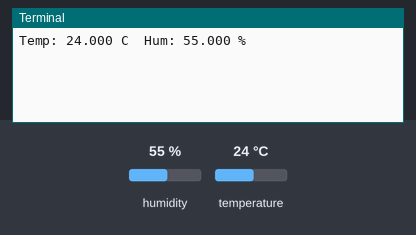
This program was run on a simulated Raspberry Pi (BCM pin numbers). Shown: the last lines printed to the terminal. The test bench sets the inputs (shaded band); at power-on: humidity 55 %, temperature 24 °C. Files the program writes start out absent; the clock reads 2024-03-15 10:24:30 at power-on unless the program sets it.

Above: at 1.2 s.
1.3 s: humidity set to 22 %
At 7.8 s:
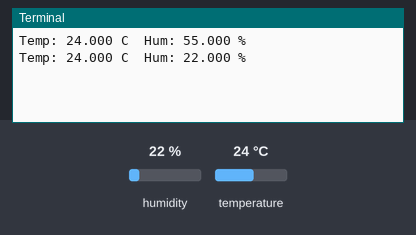
8.2 s: temperature set to 12 °C
At 13.8 s:
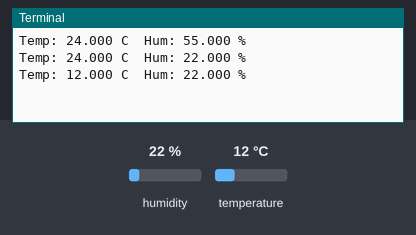
15.1 s: humidity set to 40 %
At 19.6 s:
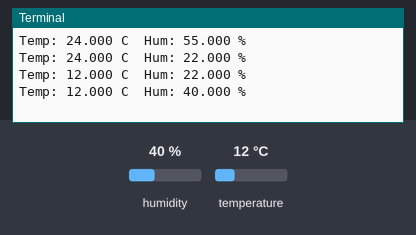
Timing chart, 0 to 21.1 s (numbered marks = the images above; inputs shaded):
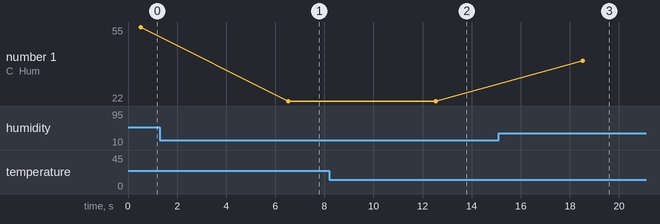

Measured:
- after the input at 1.3 s, the terminal: prints a new line after 5.2 s (image 1)
- after the input at 8.2 s, the terminal: prints a new line after 4.3 s (image 2)
- after the input at 15.1 s, the terminal: prints a new line after 3.4 s (image 3)
- plotted number 1: 55 → 22 after the input at 1.3 s, 22 → 40 after the input at 15.1 s

The program:

sensor.py
```python
import sys
import Adafruit_DHT
import sqlite3
import time

# Setup DB
conn = sqlite3.connect('/db/temphum.db')
c = conn.cursor()
c.execute('''CREATE TABLE IF NOT EXISTS Ambient
    (id INTEGER PRIMARY KEY AUTOINCREMENT,
    Temperature REAL NOT NULL,
    Humidity REAL NOT NULL,
    Timestamp TIMESTAMP DEFAULT CURRENT_TIMESTAMP)''')
conn.commit()
DATA_TIME = 300 # In seconds
MEASUREMENTS_PER_INTERVAL = 50
MEASUREMENT_TIME = DATA_TIME // MEASUREMENTS_PER_INTERVAL

measurements = []
start = time.time()
while True:
    start_measure = time.time()
    t = Adafruit_DHT.read_retry(11,4)
    elapsed_measure = time.time() - start_measure
    measurements.append(t)
    print('Temp: {0:0.3f} C  Hum: {1:0.3f} %'.format(t[1], t[0]))
    if len(measurements) == MEASUREMENTS_PER_INTERVAL:
        avg_hum = sum([t[0] for t in measurements])/MEASUREMENTS_PER_INTERVAL
        avg_temp = sum([t[1] for t in measurements])/MEASUREMENTS_PER_INTERVAL
        print('Temp: {0:0.3f} C  Hum: {1:0.3f} %'.format(avg_temp, avg_hum))
        # Insert into DB
        c = conn.cursor()
        c.execute('''INSERT INTO Ambient (Humidity,Temperature) VALUES
        ({0:0.3f},{1:0.3f})'''.format(avg_hum,avg_temp))
        conn.commit()
        # Reset queue
        elapsed = time.time() - start
        print("Total elapsed time: " + str(elapsed))
        start = time.time()
        measurements = []
    if MEASUREMENT_TIME - elapsed_measure > 0:
        time.sleep(MEASUREMENT_TIME - elapsed_measure)
```
